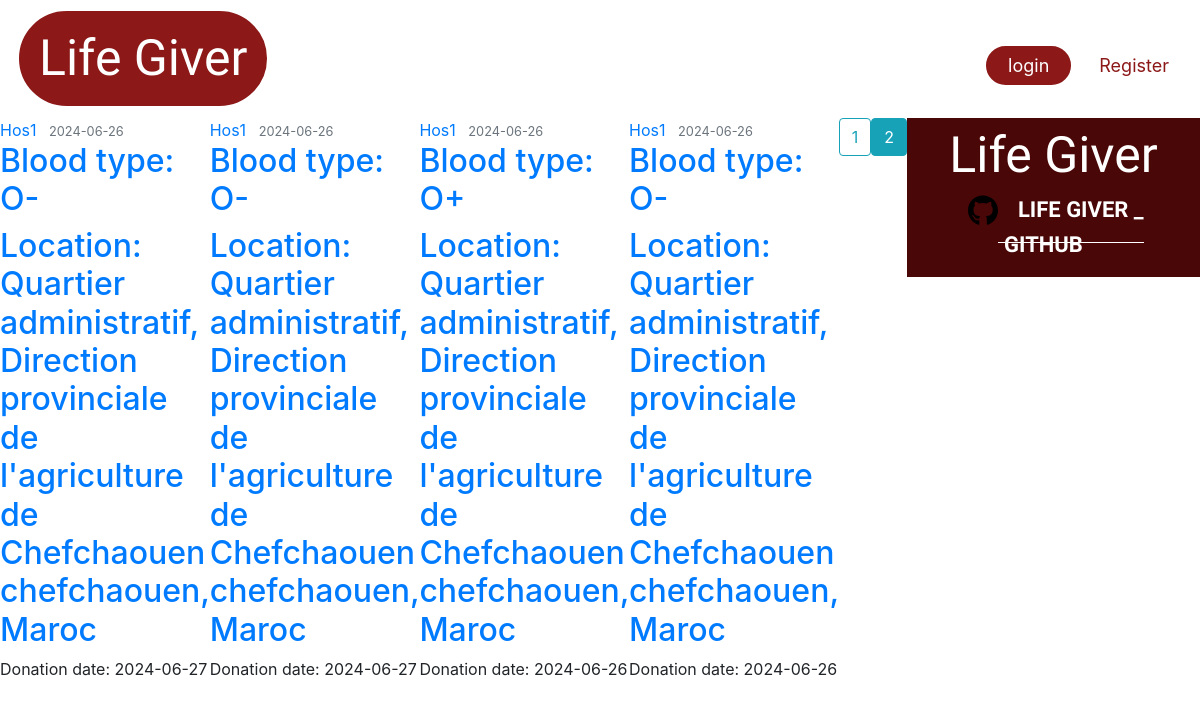
Screenshot of /donation_history/1?page=2 with the database file from the repository.
### Lifegiver_test/lifegiver/models.py (models this page shows, shortened)
class UserDonation(db.Model):
    id = db.Column(db.Integer, primary_key=True)
    donation_date = db.Column(db.DateTime, nullable=False, default=datetime.now)
    donor_id = db.Column(db.Integer, db.ForeignKey('donor.id'), nullable=False)
    request_id = db.Column(db.Integer, db.ForeignKey('donation_request.id'), nullable=True)
    hospital_id = db.Column(db.Integer, db.ForeignKey('hospital.id'), nullable=False)

class Hospital(db.Model, UserMixin):
    __tablename__ = 'hospital'
    id = db.Column(db.Integer, primary_key=True)
    name = db.Column(db.String(225), nullable=False)
    image_file = db.Column(db.String(20), nullable=False, default='default1.png')
    street = db.Column(db.String(500), nullable=True)
    city = db.Column(db.String(100), nullable=True)
    province = db.Column(db.String(100), nullable=True)
    zip_code = db.Column(db.String(45), nullable=True)
    country = db.Column(db.String(100), nullable=True)
    phone_number = db.Column(db.String(45), nullable=False)
    email = db.Column(db.String(125), unique=True, nullable=False)
    password = db.Column(db.String(60), nullable=False)
    barcode = db.Column(db.String(100), unique=True, nullable=False)
    lat = db.Column(db.Float, nullable=True)
    lng = db.Column(db.Float, nullable=True)
    hospital_donations = db.relationship('UserDonation', backref='hospital_donation', lazy=True)
    hospital_requests = db.relationship('DonationRequest', backref='hospital_request', lazy=True)
    urgent_requests = db.relationship('UrgentRequest', backref='hospital_urgent_request', lazy=True)

class DonationRequest(db.Model):
    id = db.Column(db.Integer, primary_key=True)
    hospital_id = db.Column(db.Integer, db.ForeignKey('hospital.id'), nullable=False)
    blood_type = db.Column(db.Enum('O-', 'O+', 'A-', 'A+', 'B-', 'B+', 'AB-', 'AB+'), nullable=False)
    request_date = db.Column(db.DateTime, nullable=False, default=datetime.now)
    status = db.Column(db.Enum('pending', 'fulfilled', 'failed'), nullable=False)
    expiration_date = db.Column(db.DateTime, nullable=False, default=lambda: datetime.now() + timedelta(days=90))
    request_donations = db.relationship('UserDonation', backref='donation_request', lazy=True)

### Lifegiver_test/lifegiver/route.py (the view)
@app.route('/donation_history/<int:donor_id>', methods=['POST', 'GET'], strict_slashes=False)
def donation_history(donor_id):
    page = request.args.get('page', 1, type=int)
    donor = Donor.query.filter_by(id=donor_id).first_or_404()
    user_donations = UserDonation.query.filter_by(donor_id=donor_id)\
            .order_by(UserDonation.donation_date.desc())\
            .paginate(page=page, per_page=5) # inteade of using .all() we gonna change it to .paginate() to get 10 requests per page
    return render_template('donation_history.html', title='All User Donations', donations=user_donations, donor_id=donor_id)

### Lifegiver_test/lifegiver/templates/donation_history.html
{% extends "layout.html" %}
{% block content %}
    {% for don in donations.items %}
        <article class="media content-section">
          <div class="media-body">
            <div class="article-metadata">
              <a class="mr-2" href="#">{{ don.hospital_donation.name }}</a>
              <small class="text-muted">{{ don.donation_request.request_date.strftime('%Y-%m-%d') }}</small>
            </div>
            <h2><a class="article-title" href="#">{{ 'Blood type: ' ~ don.donation_request.blood_type }}</a></h2>
            <h2><a class="article-title" href="#">{{ 'Location: ' ~ don.hospital_donation.street ~ ' ' ~ don.hospital_donation.city ~ ', ' ~ don.hospital_donation.country }}</a></h2>
            <p class="article-content">{{ 'Donation date: ' ~ don.donation_date.strftime('%Y-%m-%d') }}</p>
          </div>
    {% endfor %}
    {% for page_num in donations.iter_pages(left_edge=1, right_edge=1, left_current=1, right_current=1) %}
      {% if page_num %}
        {% if donations.page == page_num %}
          <a class="btn btn-info mb-4" href="{{ url_for('donation_history', donor_id=donor_id, page=page_num) }}">{{ page_num }}</a>
        {% else %}
          <a class="btn btn-outline-info mb-4" href="{{ url_for('donation_history', donor_id=donor_id, page=page_num) }}">{{ page_num }}</a>
        {% endif %}
      {% else %}
        ...
      {% endif %}
    {% endfor %}
{% endblock content %}

### Lifegiver_test/lifegiver/static/css/loading.css (style rules this page uses)
:root { --border-width: 7px; }
* { margin: 0; padding: 0; }

### rows the page displays
UserDonation: hospital_donation.name "Hos1", donation_request.request_date "2024-06-26", donation_date "Donation date: 2024-06-27"
DonationRequest: blood_type "Blood type: O-"
Hospital: street+city+country "Location: Quartier administratif, Direction provinciale de l'agriculture de Chefchaouen chefchaouen, Maroc"
UserDonation: hospital_donation.name "Hos1", donation_request.request_date "2024-06-26", donation_date "Donation date: 2024-06-27"
UserDonation: hospital_donation.name "Hos1", donation_request.request_date "2024-06-26", donation_date "Donation date: 2024-06-26"
DonationRequest: blood_type "Blood type: O+"
UserDonation: hospital_donation.name "Hos1", donation_request.request_date "2024-06-26", donation_date "Donation date: 2024-06-26"

### other values shown
{{ page_num }} "1"
{{ page_num }} "2"
